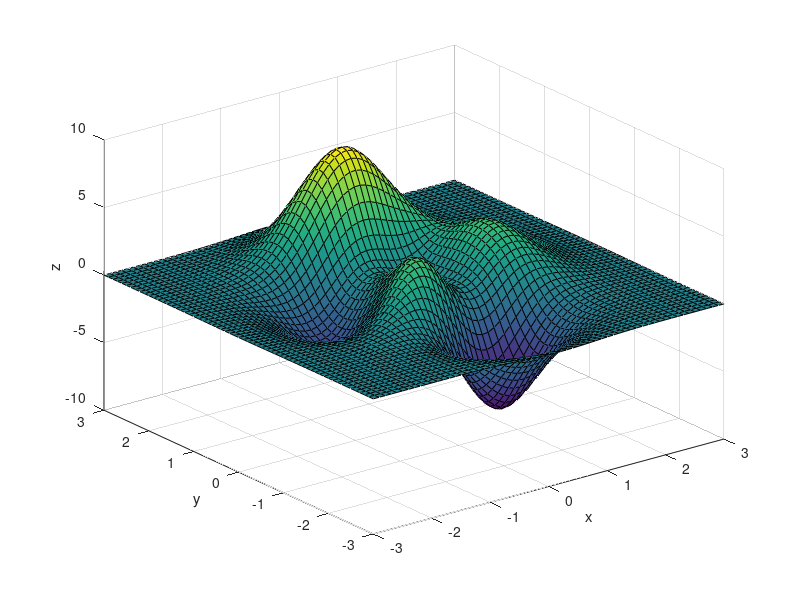

Write the MATLAB code that produced this figure.
close all; clear all; clc;
x=-3:0.1:3;
y=-3:0.1:3;
[xx,yy]=meshgrid(x,y);
z=3.*(1-xx).^2.*exp(-xx.^2-(yy+1).^2)-10.*(1/5.*xx-xx.^3-yy.^5).*exp(-xx.^2-yy.^2)-1/3.*exp(-(xx+1).^2-yy.^2);
surf(xx,yy,z)
xlabel('x')
ylabel('y')
zlabel('z')
diary on 
tic;
x0=-1.5;
y0=0;
error=exp(-10);   %tollerance 
J=zeros(2,1); %jacobian matrix
H=zeros(2,2); %Hessian matrix
maxit=20;
x=x0;
y=y0;
scale=1;
i=1;
for i=1:maxit
    disp(['i=',num2str(i)])
    J(1,1)=(exp(- (x + 1)^2 - y^2)*(2*x + 2))/3 + 3*exp(- (y + 1)^2 - x^2)*(2*x - 2) + exp(- x^2 - y^2)*(30*x^2 - 2) - 6*x*exp(- (y + 1)^2 - x^2)*(x - 1)^2 - 2*x*exp(- x^2 - y^2)*(10*x^3 - 2*x + 10*y^5);
    
    J(2,1)=(2*y*exp(- (x + 1)^2 - y^2))/3 + 50*y^4*exp(- x^2 - y^2) - 3*exp(- (y + 1)^2 - x^2)*(2*y + 2)*(x - 1)^2 - 2*y*exp(- x^2 - y^2)*(10*x^3 - 2*x + 10*y^5);
   
    H(1,1)=(2*exp(- (x + 1)^2 - y^2))/3 - 6*exp(- (y + 1)^2 - x^2) + 60*x*exp(- x^2 - y^2) - 2*exp(- x^2 - y^2)*(10*x^3 - 2*x + 10*y^5) - (exp(- (x + 1)^2 - y^2)*(2*x + 2)^2)/3 + 2*exp(- (y + 1)^2 - x^2)*(3*x^2 - 3) + 24*x^2*exp(- (y + 1)^2 - x^2) + 4*x^2*exp(- x^2 - y^2)*(10*x^3 - 2*x + 10*y^5) - 4*x^2*exp(- (y + 1)^2 - x^2)*(3*x^2 - 3) - 4*x*exp(- x^2 - y^2)*(30*x^2 - 2);
    
    H(1,2)=4*x*y*exp(- x^2 - y^2)*(10*x^3 - 2*x + 10*y^5) - (2*y*exp(- (x + 1)^2 - y^2)*(2*x + 2))/3 - 2*y*exp(- x^2 - y^2)*(30*x^2 - 2) - 100*x*y^4*exp(- x^2 - y^2) - 3*exp(- (y + 1)^2 - x^2)*(2*x - 2)*(2*y + 2) + 6*x*exp(- (y + 1)^2 - x^2)*(2*y + 2)*(x - 1)^2;
    
    H(2,1)=H(1,2);
    
    H(2,2)=(2*exp(- (x + 1)^2 - y^2))/3 - 6*exp(- (y + 1)^2 - x^2)*(x - 1)^2 - 2*exp(- x^2 - y^2)*(10*x^3 - 2*x + 10*y^5) + 200*y^3*exp(- x^2 - y^2) - 200*y^5*exp(- x^2 - y^2) - (4*y^2*exp(- (x + 1)^2 - y^2))/3 + 4*y^2*exp(- x^2 - y^2)*(10*x^3 - 2*x + 10*y^5) + 3*exp(- (y + 1)^2 - x^2)*(2*y + 2)^2*(x - 1)^2;
    
    Hf=inv(H);
    delta_x=-Hf*J;
    decrement=1/2.*(J'*Hf*J);
    if decrement<error
        fprintf('iteration= %d \n',i)
        fprintf('optimal points :x= %f ,y=%f \n',x,y)
        fprintf('the minimal value is %f',3.*(1-x).^2.*exp(-x.^2-(y+1).^2)-10.*(1/5.*x-x.^3-y.^5).*exp(-x.^2-y.^2)-1/3.*exp(-(x+1).^2-y.^2))
        break
    end
    x=x+scale.*delta_x(1,1);
    y=y+scale.*delta_x(2,1);
    i=i+1;
end 
toc;
diary off   
       
    













